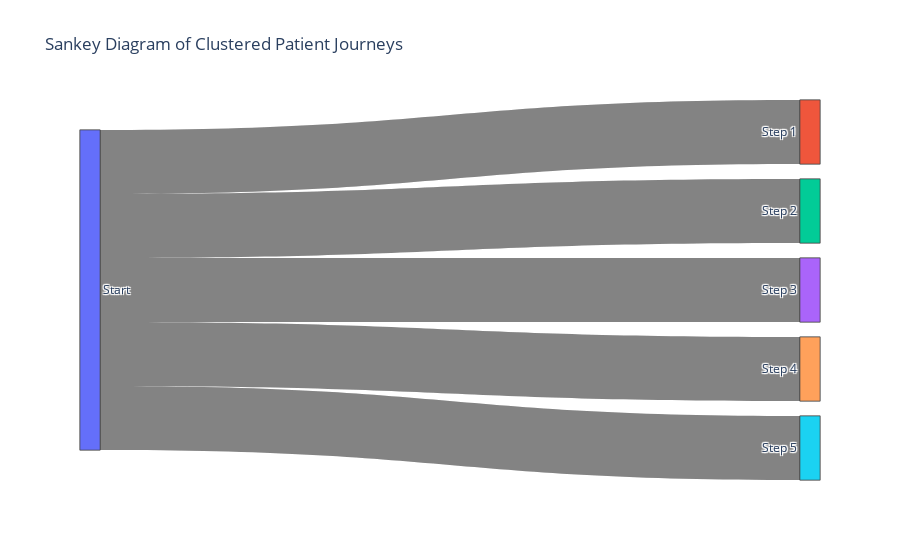

Notebook code for this chart:
### Code cell
import plotly.graph_objects as go
import numpy as np

# Ensure clusters is a NumPy array of integers
clusters = np.array(clusters, dtype=int)

# Verify the number of clusters
num_clusters = len(np.unique(clusters))

trace_sentences = np.array(trace_sentences)
print(trace_sentences)

# Sample patient journey per cluster
sample_traces = {i: trace_sentences[clusters == i][:5] for i in range(num_clusters)}

# Create Sankey diagram
fig = go.Figure()
for i, (cluster, traces) in enumerate(sample_traces.items()):
    fig.add_trace(go.Sankey(
        node=dict(
            pad=15, thickness=20,
            label=['Start'] + [f'Step {j+1}' for j in range(len(traces[0].split()))]
        ),
        link=dict(
            source=[0] * len(traces),
            target=list(range(1, len(traces[0].split()) + 1)),
            value=[1] * len(traces)
        )
    ))

fig.update_layout(title_text="Sankey Diagram of Clustered Patient Journeys")
fig.show()

### Figure 1 — Plotly figure (JSON) as saved in the notebook; plotly's stock layout.template omitted (floating-point values rounded to 4 significant figures; data arrays with more than 128 entries replaced by an {"elided": "..."} marker saying what was removed)
{"data": [{"link": {"source": [0, 0, 0, 0, 0], "target": {"elided": "285 int values"}, "value": [1, 1, 1, 1, 1]}, "node": {"label": {"elided": "286 str values"}, "pad": 15, "thickness": 20}, "type": "sankey"}, {"link": {"source": [0, 0, 0, 0, 0], "target": {"elided": "1325 int values"}, "value": [1, 1, 1, 1, 1]}, "node": {"label": {"elided": "1326 str values"}, "pad": 15, "thickness": 20}, "type": "sankey"}, {"link": {"source": [0, 0, 0, 0, 0], "target": {"elided": "1441 int values"}, "value": [1, 1, 1, 1, 1]}, "node": {"label": {"elided": "1442 str values"}, "pad": 15, "thickness": 20}, "type": "sankey"}], "layout": {"title": {"text": "Sankey Diagram of Clustered Patient Journeys"}}}
